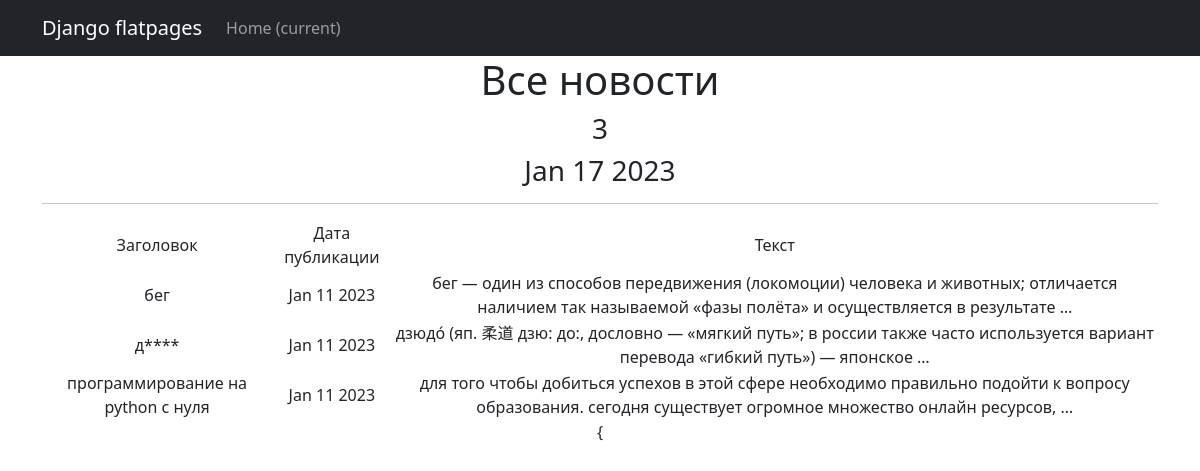
Page /news/ on the committed database.
### accounts/models.py (models this page shows, shortened)
class Post(models.Model):
    news = 'NS'
    article = 'AR'
    CAT_CHOISE = [
        (news, 'новость'),
        (article, 'статья')
    ]
    author = models.ForeignKey(Author, on_delete=models.CASCADE)
    choise = models.CharField(max_length=2, choices=CAT_CHOISE, default=article)
    time = models.DateTimeField(auto_now_add=True)
    category = models.ManyToManyField(Category, through='PostCategory')
    title = models.CharField(max_length=128)
    text = models.TextField()
    rating = models.SmallIntegerField(default=0)

### accounts/views.py (the view)
# urls.py: path('', PostsList.as_view()),
class PostsList(ListView):
    model = Post
    ordering = 'time'
    template_name = 'posts.html'
    context_object_name = 'posts'
    def get_context_data(self, **kwargs):
        context = super().get_context_data(**kwargs)
        context['time_now'] = datetime.utcnow()
        return context

### accounts/templatetags/custom_filters.py (called while the page is built)
@register.filter()
def censor(value):
    te = str(value)
    text=te.lower()
    text_split = text.split()
    cen = {"дзюдо": "д****"}
    for key, value in cen.items():
        for i in range(len(text_split)):
            if text_split[i] == key:
                text_split[i] = value
    return f'{" ".join(map(str,text_split))} '

### templates/posts.html (shortened to what this page needs)
{% extends 'flatpages/default.html' %}
{% load custom_filters %}
{% block content %}
   <h1>Все новости </h1>
   <h3>{{ posts|length }}</h3>
   <h3>{{ time_now|date:'M d Y' }}</h3>
   <hr>
       <table>
           <tr>
               <td>Заголовок</td>
               <td>Дата публикации</td>
               <td>Текст</td>
           </tr>
           {% for post in posts %}
           <tr>
               <td>{{ post.title|censor }}</td>
               <td>{{ post.time|date:'M d Y'  }}</td>
               <td>{{ post.text|truncatewords:20|censor }}</td>
           </tr>
           {% endfor %}
       </table>
   {
{% endblock content %}

### templates/flatpages/default.html (shortened to what this page needs)
<!DOCTYPE html>
<html lang="en">
    <head>
        {% load static%}
        <link href="{% static 'css/styles.css' %}" rel="stylesheet" />
    </head>
    <body>
        <nav class="navbar navbar-expand-lg navbar-dark bg-dark static-top">
   <div class="container">
       <a class="navbar-brand" href="#">Django flatpages</a>
       <div class="collapse navbar-collapse" id="navbarResponsive">
           <ul class="navbar-nav ml-auto">
               <li class="nav-item active">
                   <a class="nav-link" href="#">Home
                       <span class="sr-only">(current)</span>
                   </a>
           </ul>
       </div>
   </div>
</nav>
       <div class="container">
   <div class="row">
       <div class="col-lg-12 text-center">
           {% block content %}{% endblock content %}
       </div>
   </div>
</div>
    </body>
</html>

### rows in the picture
Post: title|censor "бег", time "Jan 11 2023", text|censor "бег — один из способов передвижения (локомоции) человека и животных; отличается наличием так называемой «фазы полёта» и осуществляется в результате …"
Post: title|censor "д****", time "Jan 11 2023", text|censor "дзюдо́ (яп. 柔道 дзю: до:, дословно — «мягкий путь»; в россии также часто используется вариант перевода «гибкий путь») — японское …"
Post: title|censor "программирование на python с нуля", time "Jan 11 2023", text|censor "для того чтобы добиться успехов в этой сфере необходимо правильно подойти к вопросу образования. сегодня существует огромное множество онлайн ресурсов, …"

### other values in the picture
{{ posts|length }} "3"
{{ time_now|date:'M d Y' }} "Jan 17 2023"
